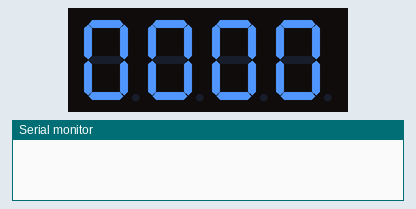
The sketch below on a simulated Arduino Uno, built with avr-gcc and run on an emulated ATmega328P. Parts: 4-digit seven-segment display, the last lines printed to the serial monitor. Wiring (inferred from the names in the program): 4-digit 7-segment display, segments lit when LOW: segments pin 12, pin 8, pin 5, pin 3, pin 2, pin 11, pin 6; digit selects pin 13, pin 10, pin 9, pin 7. The segment pins are drawn as the display they are named for.

Above: at 0.1 s.
At 4.1 s:
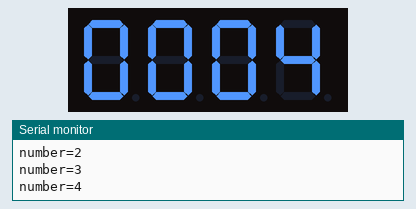
At 9.1 s:
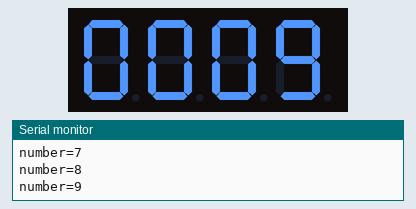
At 19.1 s:
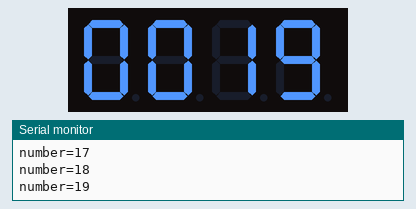
At 28.1 s:
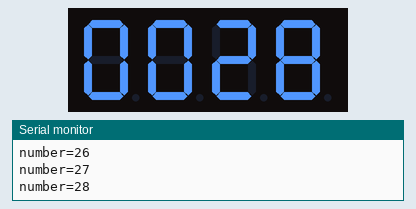
At 38.1 s:
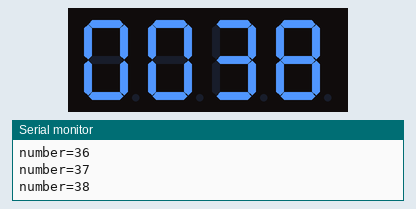

Measured:
- what the display in image 0 shows lasts 1.1 s, from 0.0 s to 1.1 s

The sketch:

Lab2_Group12_Bonus.ino.ino
```cpp
#define PIN_0 7
#define PIN_g 6
#define PIN_c 5
#define PIN_h 0
#define PIN_d 3
#define PIN_e 2
#define PIN_b 8
#define PIN_1 9
#define PIN_2 10
#define PIN_f 11
#define PIN_a 12
#define PIN_3 13
#define POS_NUM 4
#define SEG_NUM 8
const byte pos_pins[POS_NUM] = {PIN_0, PIN_1, PIN_2, PIN_3};
const byte seg_pins[SEG_NUM] = {PIN_a, PIN_b, PIN_c, PIN_d, PIN_e, PIN_f, PIN_g, PIN_h};

#define t true
#define f false
const boolean data[10][SEG_NUM] = {
  {t, t, t, t, t, t, f, f}, // 0
  {f, t, t, f, f, f, f, f}, // 1
  {t, t, f, t, t, f, t, f}, // 2
  {t, t, t, t, f, f, t, f}, // 3
  {f, t, t, f, f, t, t, f}, // 4
  {t, f, t, t, f, t, t, f}, // 5
  {t, f, t, t, t, t, t, f}, // 6
  {t, t, t, f, f, f, f, f}, // 7
  {t, t, t, t, t, t, t, f}, // 8
  {t, t, t, t, f, t, t, f}, // 9
};

void pf(const char *fmt, ... ){
    char tmp[128]; // max is 128 chars
    va_list args;
    va_start (args, fmt );
    vsnprintf(tmp, 128, fmt, args);
    va_end (args);
    Serial.print(tmp);
}

void setDigit(int pos, int n){
  if(pos < 0 || 3 < pos){
    pf("error pos=%d\n", pos);
    return;
  }

  for(int p = 0; p < POS_NUM; p++){
    if(p == pos)
      digitalWrite(pos_pins[p], HIGH);
    else
      digitalWrite(pos_pins[p], LOW);
  }


  if(0 <= n && n <= 9){
    for(int i = 0; i < SEG_NUM; i++){
      digitalWrite(seg_pins[i], data[n][i] == t ? LOW : HIGH);
    }
  }
  else{
    for(int i = 0; i < SEG_NUM; i++){
      digitalWrite(seg_pins[i], HIGH);
    }
    digitalWrite(PIN_h, LOW);
    pf("error pos=%d, n=%d\n", pos, n);
  }
}

void setNumber(int number)
{
  int n0, n1, n2, n3;
  n3 = number /600;
  n2 = number / 60;
  n2 = n2 % 10;
  n1 = number % 60;
  n1 = n1 / 10;
  n0 = number % 60;
  n0 = n0 % 10;

  setDigit(0, n0); delay(1);
  setDigit(1, n1); delay(1);
  setDigit(2, n2); delay(1);
  setDigit(3, n3); delay(1);
}

unsigned long time_previous;
void setup() {
  Serial.begin(115200);

  for(int i = 0; i < POS_NUM; i++){
    pinMode(pos_pins[i], OUTPUT);
    digitalWrite(pos_pins[i], LOW);
  }
  for(int i = 0; i < SEG_NUM; i++){
    pinMode(seg_pins[i], OUTPUT);
    digitalWrite(seg_pins[i], HIGH);
  }

  time_previous = millis();
}

int number = 0;
void loop() {
  unsigned long time_now = millis();
  if(time_now - time_previous > 1000){
    number++;
    time_previous += 1000;
    pf("number=%d\n", number);
  }

  setNumber(number);
}
```
